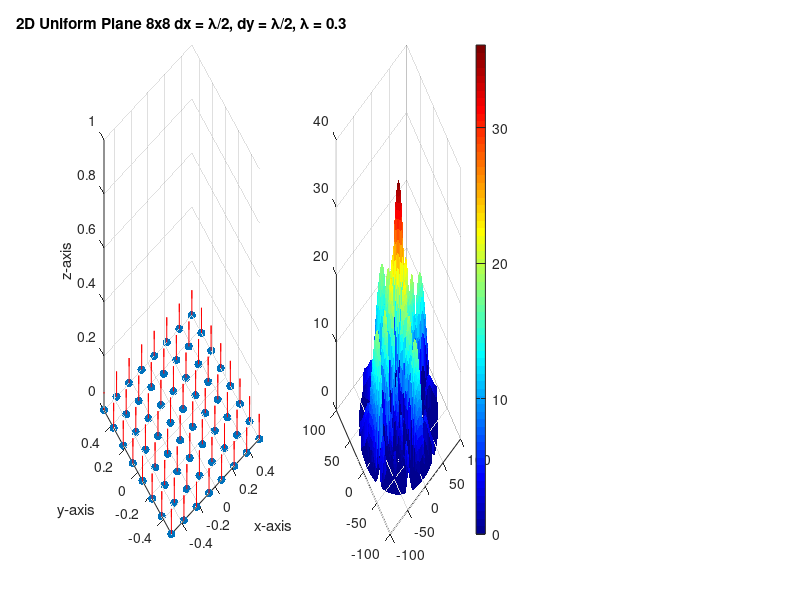

This chart was generated by the following MATLAB code: (Note: this script raises an error after producing the figure.)
% 2D Uniform Plane
clear; clc;
figure(1);
clf;

f = 1e9;                % Frequency 1 GHz
c = 3e8;                % Speed of Light (m/s)
lambda = c / f;         % Wavelength (0.3m)
k = (2 * pi) / lambda;  % Wave Number

Nx = 8;                 % Length of x-axis
Ny = 8;                 % Length of y-axis

dx = lambda/2;
dy = lambda/2;

% Axes for centering in origin 
x_axis = (-(Nx-1)/2:(Nx-1)/2) * dx;
y_axis = (-(Ny-1)/2:(Ny-1)/2) * dy;

% Creates the coordinate system
[x_grid,y_grid] = meshgrid(x_axis,y_axis);
x_coord = x_grid(:);
y_coord = y_grid(:);
z_coord = zeros(size(x_coord));


subplot(1,3,1);
% Plots plane of elements
scatter3(x_coord,y_coord,z_coord,'filled');
hold on;

theta_steer = deg2rad(0);      % Azimuth
phi_steer = deg2rad(90);        % Elevation

% Computes vetcor pointed to desired theat and phi 
u = ones(size(x_coord))*cos(phi_steer)*cos(theta_steer);
v = ones(size(y_coord))*cos(phi_steer)*sin(theta_steer);
w = ones(size(z_coord))*sin(phi_steer);

% Plots vector to each element
quiver3(x_coord,y_coord,z_coord,u,v,w,0.5,'r');
xlabel('x-axis');
ylabel('y-axis');
zlabel('z-axis');
axis tight;
zlim([0 1]);
title(['2D Uniform Plane ' num2str(Nx) 'x' num2str(Ny) ...
    ' dx = \lambda/2, dy = \lambda/2, \lambda = ' num2str(lambda) ]);

% Weights appling a phase shift 
weights = exp(1i * k * (x_coord * cos(phi_steer) * cos(theta_steer) + ...
                             y_coord * cos(phi_steer) * sin(theta_steer)));

% Simulate Radiation Pattern
theta_sweep = linspace(-pi, pi, 180);
phi_sweep = linspace(0, pi/2, 90);    % 0 is horizon, pi/2 is zenith
[Theta, Phi] = meshgrid(theta_sweep, phi_sweep);

AF = zeros(size(Theta));   

for i = 1:numel(Theta)
    a_theta_phi = exp(1i * k * (x_coord * cos(Phi(i)) * cos(Theta(i)) + ...
                                y_coord * cos(Phi(i)) * sin(Theta(i))));
                                     
    AF(i) = abs(sum(weights .* conj(a_theta_phi)));
end 

[~, peak_idx] = max(AF(:));

peak_az = rad2deg(Theta(peak_idx));
peak_el = rad2deg(Phi(peak_idx));

fprintf('Peak direction: Az = %.1f°, El = %.1f°\n', ...
    peak_az, peak_el);
    
% Plotting Circular Polar Heatmap 
subplot(1,3,2);

% 3D Plotting (Spherical to Cartesian mapping)
% AF_normalized = AF / max(AF(:));
% AF_db = 20 * log10(AF_normalized);
% AF_db(AF_db < -30) = -30; 
AF_db = 20 * log10(AF);
AF_db(AF_db < 0) = 0;  

% Map Elevation (Phi) to Radius. 
% Zenith (90 degrees) becomes the center (R = 0).
% Horizon (0 degrees) becomes the outer edge (R = 90).
% R_polar = 90 - rad2deg(Phi); 
R_polar = 90 - rad2deg(Phi); 

% Map Azimuth (Theta) to the circular angle
X_polar = R_polar .* cos(Theta);
Y_polar = R_polar .* sin(Theta);

% Plot the flat heatmap
surf(X_polar, Y_polar, AF_db, 'EdgeColor', 'none'); 
colormap('jet'); 
colorbar;
hold on;

% Draw Custom Polar Grid
% Hovers lines slightly above the plot so they don't get buried
Z_grid = max(AF_db(:)) + 1;

% Draw Elevation Rings (e.g., at 0, 30, and 60 degrees elevation)
theta_circle = linspace(0, 2*pi, 100);
elevations_to_mark = [0, 30, 60]; 
for el = elevations_to_mark
    r = 90 - el;    % Convert elevation to radius
    plot3(r*cos(theta_circle), r*sin(theta_circle), ...
        Z_grid*ones(size(theta_circle)), 'w--', 'LineWidth', 1, ... 
        'Color', [1 1 1 0.5]);
    text(r, 0, Z_grid, sprintf(' %d\\circ El', el), 'Color', 'white', ...
        'VerticalAlignment', 'bottom');
end

% 2. Draw Azimuth Spokes (every 45 degrees)
azimuths_to_mark = 0:45:315;
for az = azimuths_to_mark
    az_rad = deg2rad(az);
    plot3([0, 90*cos(az_rad)], [0, 90*sin(az_rad)], [Z_grid, Z_grid], ...
        'w--', 'LineWidth', 1, 'Color', [1 1 1 0.5]);
    text(98*cos(az_rad), 98*sin(az_rad), Z_grid, ...
        sprintf('%d\\circ Az', az), 'Color', 'white', ...
        'HorizontalAlignment', 'center');
end

axis equal off; 
t = title({['Polar Heatmap: Gain (Peak: ' num2str(max(AF_db(:)),'%.2f') ...
    'db)'], ['Az = ' num2str(rad2deg(theta_steer)) ', El = ' ...
    num2str(rad2deg(phi_steer))]});
t.Position = [0, 125, 0]; 
hold off;
view(2);

subplot(1,3,3);


% Convert spherical pattern to Cartesian for the surf() plot
% X_plot = AF_normalized .* cos(Phi) .* cos(Theta);
% Y_plot = AF_normalized .* cos(Phi) .* sin(Theta);
% Z_plot = AF_normalized .* sin(Phi);

X_plot = AF_db .* cos(Phi) .* cos(Theta);
Y_plot = AF_db .* cos(Phi) .* sin(Theta);
Z_plot = AF_db .* sin(Phi);

surf(X_plot, Y_plot, Z_plot, AF_db, 'EdgeColor', 'none');
colormap('jet');
axis tight;
%daspect([1 1 10])
colorbar;
title('Beam of Array');
xlabel('X-axis'); 
ylabel('Y-axis'); 
zlabel('Z-axis');
